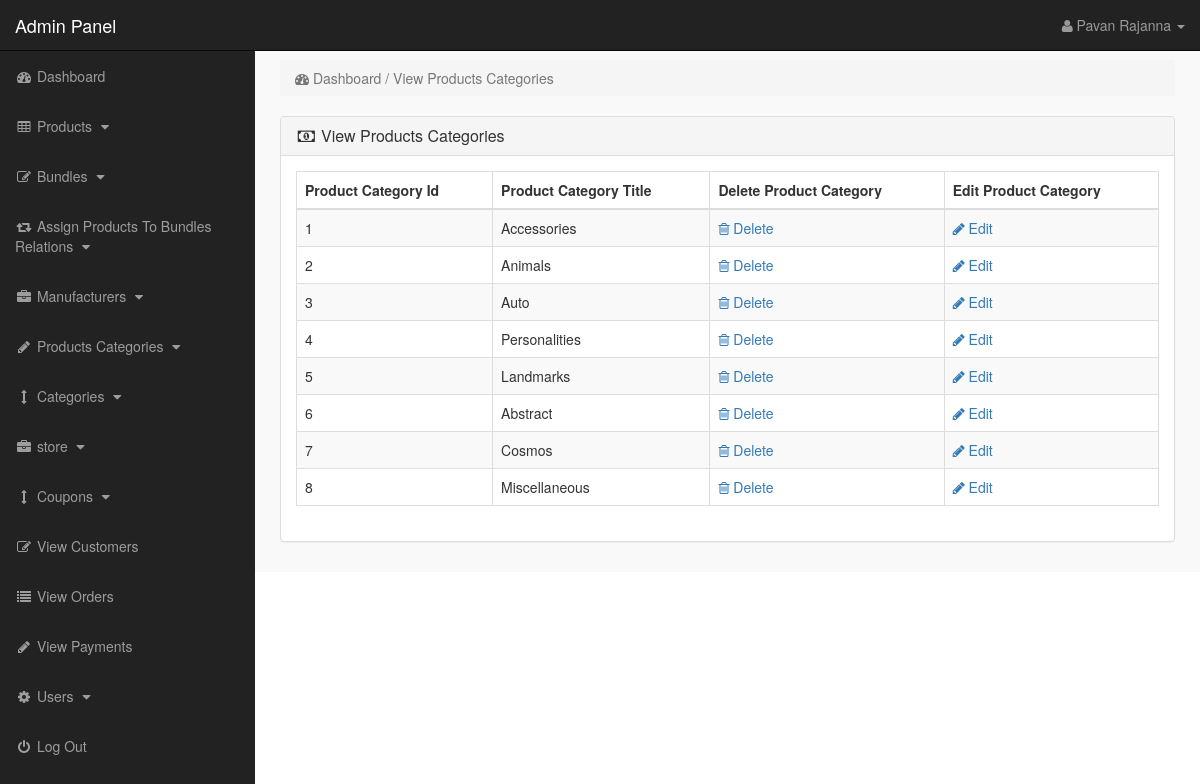
The page /admin_area/index.php?view_p_cats (signed in) on the database its author committed.
### tables this page shows
CREATE TABLE `product_categories` (
  `p_cat_id` int(10) NOT NULL,
  `p_cat_title` text NOT NULL,
  `p_cat_top` text NOT NULL,
  `p_cat_image` text NOT NULL
);

### admin_area/view_p_cats.php (the view)
<?php
if(!isset($_SESSION['admin_email'])){
echo "<script>window.open('login.php','_self')</script>";
}
else {
?>
<div class="row">
<div class="col-lg-12">
<ol class="breadcrumb">
<li class="active">
<i class="fa fa-dashboard"></i> Dashboard / View Products Categories
</li>
</ol>
</div>
</div>
<div class="row">
<div class="col-lg-12">
<div class="panel panel-default">
<div class="panel-heading">
<h3 class="panel-title">
<i class="fa fa-money fa-fw"> </i> View Products Categories
</h3>
</div>
<div class="panel-body">
<div class="table-responsive">
<table class="table table-bordered table-hover table-striped">
<thead>
<tr>
<th>Product Category Id</th>
<th>Product Category Title</th>
<th>Delete Product Category</th>
<th>Edit Product Category</th>
</tr>
</thead>
<tbody>
<?php
$i=0;
$get_p_cats = "select * from product_categories";
$run_p_cats = mysqli_query($con,$get_p_cats);
while($row_p_cats = mysqli_fetch_array($run_p_cats)){
$p_cat_id = $row_p_cats['p_cat_id'];
$p_cat_title = $row_p_cats['p_cat_title'];
$i++;
?>
<tr>
<td> <?php echo $i; ?> </td>
<td> <?php echo $p_cat_title; ?> </td>
<td>
<a href="index.php?delete_p_cat=<?php echo $p_cat_id; ?>">
<i class="fa fa-trash-o"></i> Delete
</a>
</td>
<td>
<a href="index.php?edit_p_cat=<?php echo $p_cat_id; ?>">
<i class="fa fa-pencil"></i> Edit
</a>
</td>
</tr>
<?php } ?>
</tbody>
</table>
</div>
</div>
</div>
</div>
</div>
<?php } ?>

### admin_area/includes/sidebar.php (shortened to what this page needs)
<?php
if(!isset($_SESSION['admin_email'])){
echo "<script>window.open('login.php','_self')</script>";
}
else {
?>
<nav class="navbar navbar-inverse navbar-fixed-top" >
<div class="navbar-header" >
<a class="navbar-brand" href="index.php?dashboard" >Admin Panel</a>
</div>
<ul class="nav navbar-right top-nav" >
<li class="dropdown" >
<a href="#" class="dropdown-toggle" data-toggle="dropdown" >
<i class="fa fa-user" ></i>
<?php echo $admin_name; ?> <b class="caret" ></b>
</a>
</li>
</ul>
<div class="collapse navbar-collapse navbar-ex1-collapse">
<ul class="nav navbar-nav side-nav">
<li>
<a href="index.php?dashboard">
<i class="fa fa-fw fa-dashboard"></i> Dashboard
</a>
</li>
<li>
<a href="#" data-toggle="collapse" data-target="#products">
<i class="fa fa-fw fa-table"></i> Products
<i class="fa fa-fw fa-caret-down"></i>
</a>
</li>
<li>
<a href="#" data-toggle="collapse" data-target="#bundles">
<i class="fa fa-fw fa-edit"></i> Bundles
<i class="fa fa-fw fa-caret-down"></i>
</a>
</li>
<li>
<a href="#" data-toggle="collapse" data-target="#relations">
<i class="fa fa-fw fa-retweet"></i> Assign Products To Bundles Relations
<i class="fa fa-fw fa-caret-down"></i>
</a>
</li>
<li>
<a href="#" data-toggle="collapse" data-target="#manufacturers">
<i class="fa fa-fw fa-briefcase"></i> Manufacturers
<i class="fa fa-fw fa-caret-down"></i>
</a>
</li>
<li>
<a href="#" data-toggle="collapse" data-target="#p_cat">
<i class="fa fa-fw fa-pencil"></i> Products Categories
<i class="fa fa-fw fa-caret-down"></i>
</a>
</li>
<li>
<a href="#" data-toggle="collapse" data-target="#cat">
<i class="fa fa-fw fa-arrows-v"></i> Categories
<i class="fa fa-fw fa-caret-down"></i>
</a>
</li>
<li>
<a href="#" data-toggle="collapse" data-target="#store">
<i class="fa fa-fw fa-briefcase"></i> store
<i class="fa fa-fw fa-caret-down"></i>
</a>
</li>
<li>
<a href="#" data-toggle="collapse" data-target="#coupons">
<i class="fa fa-fw fa-arrows-v"></i> Coupons
<i class="fa fa-fw fa-caret-down"></i>
</a>
</li>
<li>
<a href="index.php?view_customers">
<i class="fa fa-fw fa-edit"></i> View Customers
</a>
</li>
<li>
<a href="index.php?view_orders">
<i class="fa fa-fw fa-list"></i> View Orders
</a>
</li>
<li>
<a href="index.php?view_payments">
<i class="fa fa-fw fa-pencil"></i> View Payments
</a>
</li>
<li>
<a href="#" data-toggle="collapse" data-target="#users">
<i class="fa fa-fw fa-gear"></i> Users
<i class="fa fa-fw fa-caret-down"></i>
</a>
</li>
<li>
<a href="logout.php">
<i class="fa fa-fw fa-power-off"></i> Log Out
</a>
</li>
</ul>
</div>
</nav>
<?php } ?>

### admin_area/css/style.css (style rules this page uses)
body { margin-top:100px; }
@media (min-width: 768px) { body { margin-top:50px; } }
.top-nav { padding:0 15px; }
.top-nav>li { display:inline-block; float:left; }
.top-nav>li>a { padding-top:15px; padding-bottom:15px; line-height:20px; color:#999; }
@media (min-width: 768px) { .side-nav { position:fixed; top:51px; width:255px; border-radius:0; overflow-y:auto; background-color: #222; bottom:0; overflow-x:hidden; padding-bottom:40px; } }
@media (min-width: 768px) { .side-nav>li>a { width:255px; } }
.panel-body { border-radius:5px; }

### rows shown on the page
product_categories: p_cat_title "Accessories"
product_categories: p_cat_title "Animals"
product_categories: p_cat_title "Auto"
product_categories: p_cat_title "Personalities"
product_categories: p_cat_title "Landmarks"
product_categories: p_cat_title "Abstract"
product_categories: p_cat_title "Cosmos"
product_categories: p_cat_title "Miscellaneous"

### other values the page prints
$admin_name "Pavan Rajanna"
